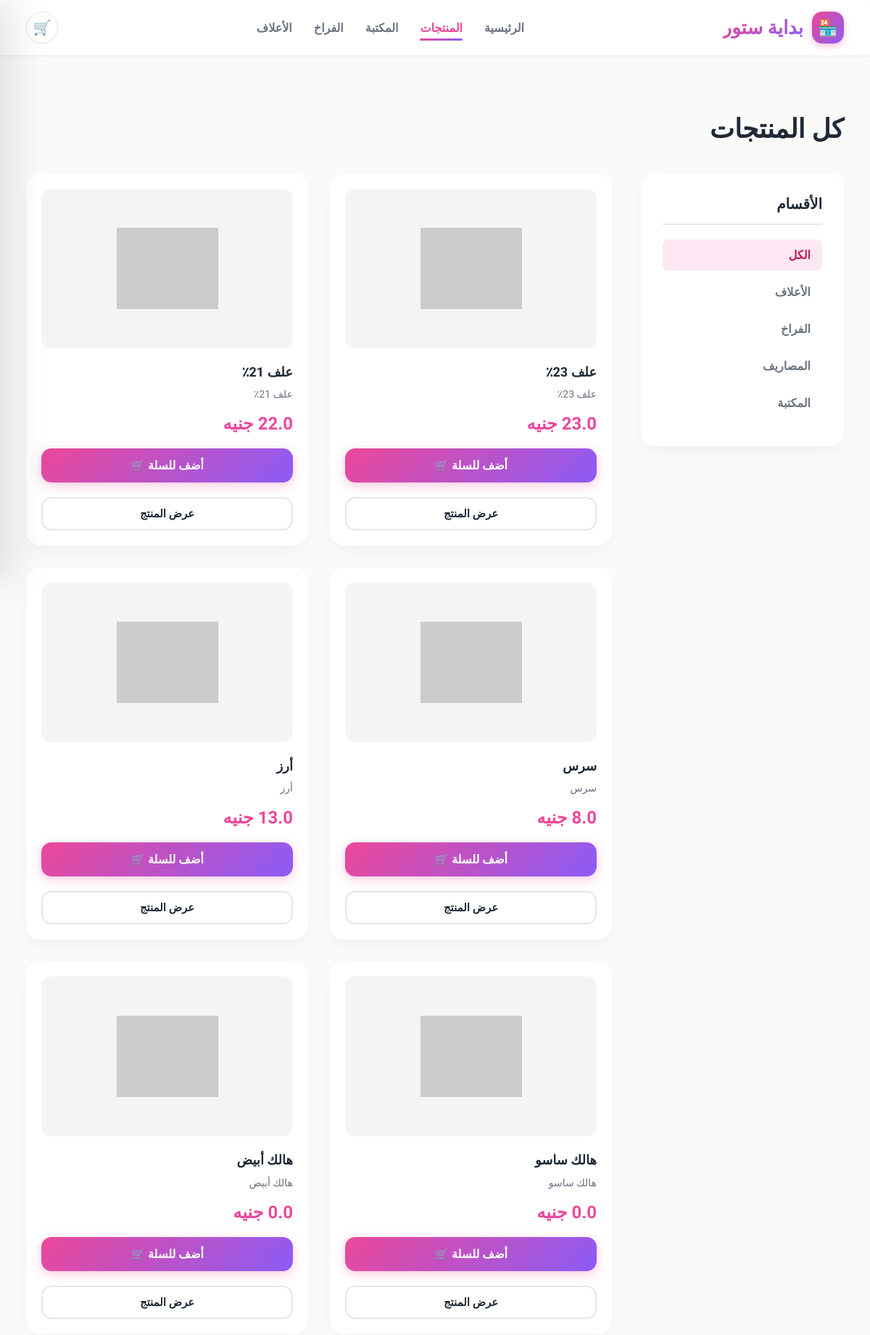
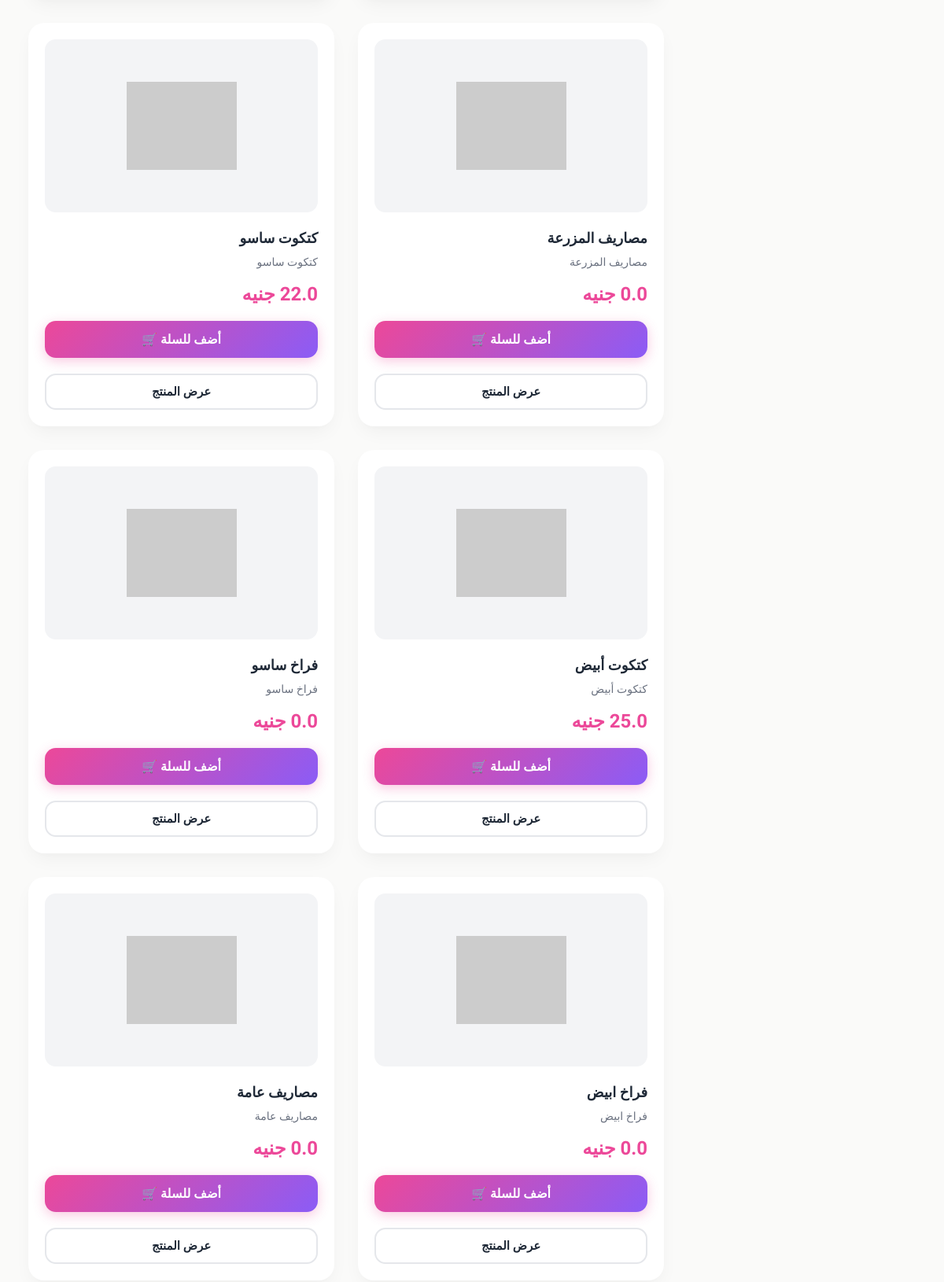
The app's page /shop/products (upper part) with its own data (2 pictures, top to bottom).
### app/models.py (models this page shows)
class Category(db.Model):
    id = db.Column(db.Integer, primary_key=True)
    name = db.Column(db.String(120), nullable=False, unique=True)
    slug = db.Column(db.String(120), nullable=False, unique=True)
    products = db.relationship("Product", backref="category", lazy=True)

class Product(db.Model):
    id = db.Column(db.Integer, primary_key=True)
    item_id = db.Column(db.Integer, db.ForeignKey("item.id"), nullable=False)
    category_id = db.Column(db.Integer, db.ForeignKey("category.id"), nullable=True)
    title = db.Column(db.String(200), nullable=False)
    slug = db.Column(db.String(200), nullable=False, unique=True)
    short_description = db.Column(db.String(300))
    description = db.Column(db.Text)
    image_url = db.Column(db.String(500))
    is_active = db.Column(db.Boolean, default=True)
    is_featured = db.Column(db.Boolean, default=False)
    item = db.relationship("Item", backref="product_entry")

class Item(db.Model):
    id = db.Column(db.Integer, primary_key=True)
    item_code = db.Column(db.String(50), nullable=False)
    name = db.Column(db.String(100), nullable=False)
    description = db.Column(db.Text)
    purchase_price = db.Column(db.Float, default=0)
    sale_price = db.Column(db.Float, default=0)
    unit_profit = db.Column(db.Float, default=0)
    quantity = db.Column(db.Integer, default=0)
    reorder_level = db.Column(db.Integer, default=0)
    notes = db.Column(db.Text)
    warehouse_id = db.Column(db.Integer, db.ForeignKey("warehouse.id"), nullable=False)

### app/routes.py (the view)
    @app.route("/shop/products")
    def shop_products():
        search = request.args.get("q", "").strip()
        category_slug = request.args.get("category", "").strip()
        categories = Category.query.order_by(Category.name.asc()).all()
        query = Product.query.filter_by(is_active=True)
        if search:
            query = query.filter(Product.title.contains(search))
        if category_slug:
            category = Category.query.filter_by(slug=category_slug).first()
            if category:
                query = query.filter_by(category_id=category.id)
        products = query.order_by(Product.id.desc()).all()
        return render_template(
            "shop/products.html",
            products=products,
            categories=categories,
            current_search=search,
            current_category=category_slug
        )

### app/templates/shop/products.html (shortened to what this page needs)
{% extends "shop/base.html" %}
{% block content %}
<section class="section">
    <div class="container">
        <div class="section-head">
            <h2>كل المنتجات</h2>
        </div>
        <div class="shop-layout">
            <aside class="filters-box">
                <h3>الأقسام</h3>
                <a class="filter-link {% if not current_category %}active{% endif %}"
                    href="{{ url_for('shop_products', q=current_search) }}">
                    الكل
                </a>
                {% for category in categories %}
                <a class="filter-link {% if current_category == category.slug %}active{% endif %}"
                    href="{{ url_for('shop_products', category=category.slug, q=current_search) }}">
                    {{ category.name }}
                </a>
                {% endfor %}
            </aside>
            <div>
                <div class="product-grid">
                    {% for product in products %}
                    <div class="product-card">
                        <a href="{{ url_for('shop_product_detail', slug=product.slug) }}" class="product-img-box">
                            <img src="{{ product.image_url or 'https://via.placeholder.com/300x220?text=Product' }}"
                                alt="{{ product.item.name }}">
                        </a>
                        <div class="product-body">
                            <h3>{{ product.item.name }}</h3>
                            <p>{{ product.short_description or product.description or "لا يوجد وصف مختصر" }}</p>
                            <div class="product-price">{{ product.item.sale_price }} جنيه</div>
                            <form method="POST" action="/cart/add/{{ product.id }}">
                                <button type="submit" class="btn-add">أضف للسلة 🛒</button>
                            </form>
                            <a href="{{ url_for('shop_product_detail', slug=product.slug) }}"
                                class="btn-secondary mt-2">عرض المنتج</a>
                        </div>
                    </div>
                    {% else %}
                    <div class="empty-box">لا توجد نتائج</div>
                    {% endfor %}
                </div>
            </div>
        </div>
    </div>
</section>
{% endblock %}

### app/static/shop.css (style rules this page uses)
:root { --primary: #ec4899; --primary-dark: #be185d; --primary-light: #fce7f3; --primary-gradient: linear-gradient(135deg, #ec4899, #8b5cf6); --primary-gradient-hover: linear-gradient(135deg, #db2777, #7c3aed); --secondary: #8b5cf6; --bg-light: #fafaf9; --bg-card: #ffffff; --text-dark: #1f2937; --text-gray: #6b7280; --border-color: #e5e7eb; --shadow-sm: 0 1px 2px 0 rgba(0, 0, 0, 0.05); --shadow-soft: 0 10px 25px -5px rgba(0, 0, 0, 0.05), 0 8px 10px -6px rgba(0, 0, 0, 0.01); --shadow-hover: 0 20px 25px -5px rgba(0, 0, 0, 0.1), 0 8px 10px -6px rgba(0, 0, 0, 0.05); --transition: all 0.3s cubic-bezier(0.4, 0, 0.2, 1); --radius-lg: 20px; --radius-md: 14px; --radius-sm: 8px; }
* { box-sizing: border-box; }
body { margin: 0; font-family: 'Cairo', 'Segoe UI', Tahoma, Arial, sans-serif; background: var(--bg-light); color: var(--text-dark); -webkit-font-smoothing: antialiased; }
a { text-decoration: none; color: inherit; transition: var(--transition); }
.container { width: min(1200px, 94%); margin: auto; }
.btn-cyan, .btn-primary, .btn-gradient, .btn-add { background: var(--primary-gradient); color: white; border: none; padding: 14px 28px; border-radius: var(--radius-md); font-weight: 800; font-size: 16px; cursor: pointer; transition: var(--transition); font-family: inherit; text-align: center; display: inline-block; box-shadow: 0 4px 15px rgba(236, 72, 153, 0.3); }
.btn-secondary { background: white; color: var(--text-dark); border: 2px solid var(--border-color); padding: 12px 24px; border-radius: var(--radius-md); font-weight: 700; font-size: 15px; cursor: pointer; transition: var(--transition); text-align: center; display: inline-block; width: 100%; }
.mt-2 { margin-top: 10px; }
.section { padding: 80px 0; }
.section-head { display: flex; justify-content: space-between; align-items: center; margin-bottom: 40px; }
.section-head h2, .section-title { font-size: 36px; font-weight: 900; margin: 0; color: var(--text-dark); }
.shop-layout { display: grid; grid-template-columns: 280px 1fr; gap: 40px; align-items: start; }
.filters-box { background: var(--bg-card); padding: 30px; border-radius: var(--radius-lg); box-shadow: var(--shadow-soft); position: sticky; top: 100px; }
.filters-box h3 { margin: 0 0 20px; font-size: 20px; font-weight: 800; padding-bottom: 15px; border-bottom: 2px solid var(--border-color); }
.filter-link { display: block; padding: 12px 16px; color: var(--text-gray); font-weight: 700; border-radius: var(--radius-sm); margin-bottom: 8px; transition: var(--transition); }
.filter-link.active { background: var(--primary-light); color: var(--primary-dark); }
.product-grid { display: grid; grid-template-columns: repeat(auto-fill, minmax(250px, 1fr)); gap: 30px; }
.product-card { background: var(--bg-card); border-radius: var(--radius-lg); padding: 20px; text-align: right; box-shadow: var(--shadow-soft); border: 1px solid rgba(255,255,255,0.8); transition: var(--transition); display: flex; flex-direction: column; }
.product-img-box { background: #f3f4f6; border-radius: var(--radius-md); height: 220px; display: flex; align-items: center; justify-content: center; margin-bottom: 20px; overflow: hidden; position: relative; }
.product-img-box img { max-height: 140px; max-width: 140px; object-fit: contain; transition: var(--transition); }
.product-body { display: flex; flex-direction: column; flex: 1; }
.product-body h3 { font-size: 18px; margin: 0 0 8px 0; font-weight: 800; line-height: 1.4; }
.product-body p { font-size: 14px; color: var(--text-gray); margin: 0 0 16px 0; line-height: 1.5; flex: 1; }
.product-price { font-size: 24px; font-weight: 900; color: var(--primary); margin-bottom: 20px; }
.product-card form { margin-bottom: 10px; }
.btn-add { width: 100%; }

### records on screen
Category: name "الأعلاف"
Category: name "الفراخ"
Category: name "المصاريف"
Category: name "المكتبة"
Product: item.name "علف 23٪", short_description "علف 23٪"
Product: item.name "علف 21٪", short_description "علف 21٪"
Product: item.name "سرس", short_description "سرس"
Product: item.name "أرز", short_description "أرز"
Product: item.name "هالك ساسو", short_description "هالك ساسو"
Product: item.name "هالك أبيض", short_description "هالك أبيض"
Product: item.name "مصاريف المزرعة", short_description "مصاريف المزرعة"
Product: item.name "كتكوت ساسو", short_description "كتكوت ساسو"
Product: item.name "كتكوت أبيض", short_description "كتكوت أبيض"
Product: item.name "فراخ ساسو", short_description "فراخ ساسو"
Product: item.name "فراخ ابيض", short_description "فراخ ابيض"
Product: item.name "مصاريف عامة", short_description "مصاريف عامة"
